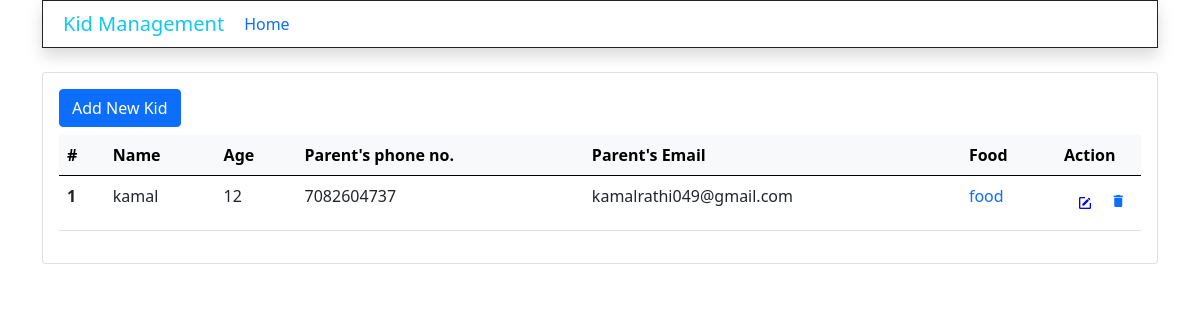
The app's page /, older data.
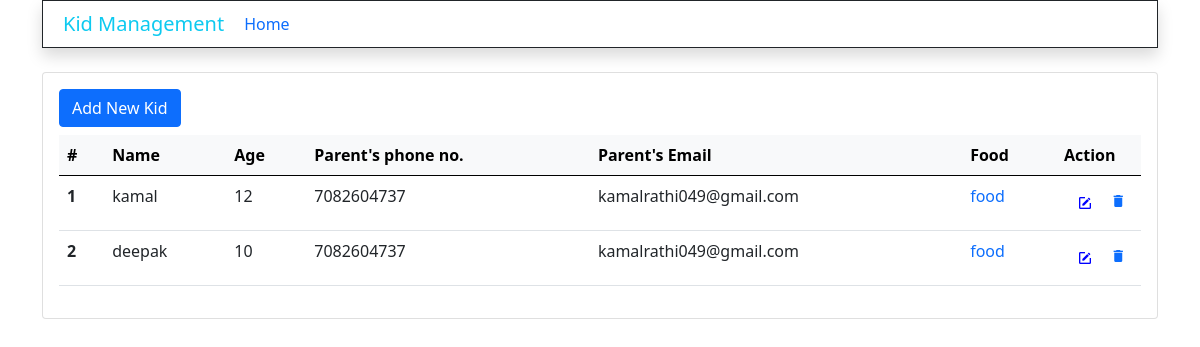
The same page, newer data.
### kids_food_management_app/models.py (models this page shows, shortened)
class Kid(models.Model):
    name = models.CharField(max_length=99, blank=True, null=True)
    age = models.IntegerField(blank=True, null=True)
    phone_regex = RegexValidator(regex=r'^\+?1?\d{9,15}$', message="Phone number must be entered in the format: '+999999999'. Up to 15 digits allowed.")
    parents_email = models.EmailField(blank=True, null=True)
    parents_phone_number = models.CharField(validators=[phone_regex], max_length=15, blank=True, null=True)

### kids_food_management_app/views.py (the view)
# urls.py: path('', views.KidsList, name='home'),
def KidsList(request):
    kids = Kid.objects.all()
    addkidform = addKidForm()
    ctx = {'kids':kids, 'addkidform':addkidform}
    return render(request, 'index.html', ctx)

### templates/index.html (shortened to what this page needs)
{% extends 'base.html' %}
{% load crispy_forms_tags %}
{% block content %}
  <div class="row">
    <div class="col-12">
        <div class="card">
            <div class="card-body">
                <div class="row mb-2">
                    <div class="col-sm-4">
                      <button type="button" class="btn btn-primary" data-bs-toggle="modal" data-bs-target="#addkidsprofile">Add New Kid</button>
                    </div>
                </div>
                <div class="table-responsive">
                    <table class="table table-centered w-100 dt-responsive nowrap" id="products-datatable">
                        {% if kids %}
                        <thead class="table-light">
                            <tr>
                                <th class="all">#</th>
                                <th>Name</th>
                                <th>Age</th>
                                <th>Parent's phone no.</th>
                                <th>Parent's Email</th>
                                <th>Food</th>
                                <th style="width: 85px;">Action</th>
                            </tr>
                        </thead>
                        <tbody>
                          {% for kid in kids %}
                          <tr>
                            <th scope="row">{{forloop.counter}}</th>
                            <td>{{ kid.name }}</td>
                            <td>{{ kid.age }}</td>
                            <td>{{ kid.parents_phone_number }}</td>
                            <td>{{ kid.parents_email }}</td>
                            <td><a class="text-decoration-none" href="{% url 'display-food' kid.id %}">food</a></td>
                            <td class="table-action">
                              <btn style="color: blue;" class="btn action-icon" data-bs-toggle="modal" data-bs-target="#editkidsprofile{{kid.id}}"> <i class="mdi mdi-square-edit-outline"></i></btn>
                              <a href="{% url 'delete-kid' kid.id %}" class="action-icon"> <i class="mdi mdi-delete"></i></a>
                          </td>
                          </tr>
                          {% endfor %}
                        </tbody>
                        {% else %}
                        <large class="mt-4" style="display: flex; justify-content: center; align-items: center;">
                          <em >No Data Available</em>
                        </large>
                        {% endif %}
                    </table>
                </div>
            </div>
        </div>
    </div>
</div>
{% endblock %}

Row changes from the older to the newer data that the page shows:
added Kid: name "deepak", age "10", parents_phone_number "7082604737", parents_email "kamalrathi049@gmail.com"
